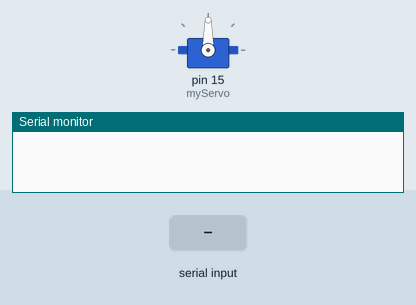
A sketch run on a simulated Arduino Uno, built with avr-gcc and run on an emulated ATmega328P. On the bench: servo, the last lines printed to the serial monitor. The test bench sets the inputs (shaded band).

Above: at 1.2 s.
1.3 s: "SERVO\n" received over Serial
At 2.2 s:
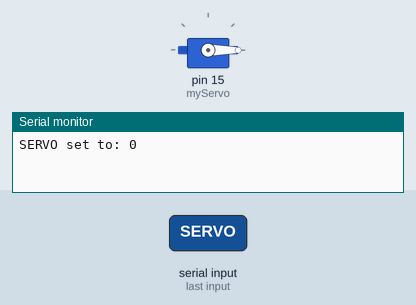
2.8 s: "SERVO,45\n" received over Serial
At 3.4 s:
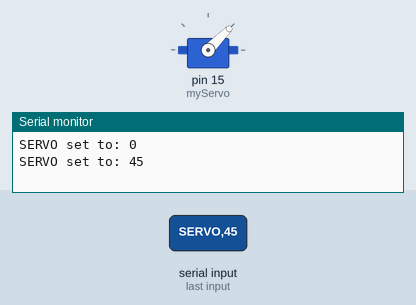
4.3 s: "SERVO90\n" received over Serial
At 5.7 s:
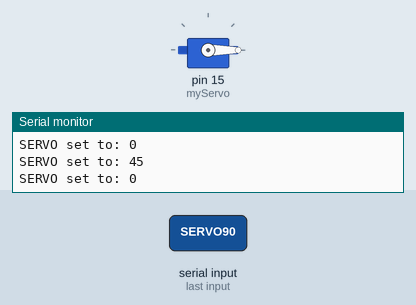
Timing chart, 0 to 7.3 s (numbered marks = the images above; inputs shaded):
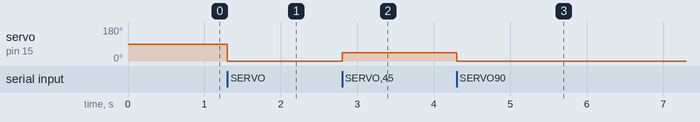

Measured:
- after the input at 1.3 s, servo on pin 15 (myServo): 90° → 0° at once
- after the input at 2.8 s, servo on pin 15 (myServo): 0° → 45° at once
- after the input at 4.3 s, servo on pin 15 (myServo): 45° → 0° at once

The sketch:

pico_196.ino
```cpp
// snippet: pico_196
// tags: pico, rp2040, raspberry-pi, servo
// boards: rp2040
// library: Servo
// description: RPi Pico: drive servo on pin 15 via Servo library
// prompts: servo Pico, control servo RP2040, servo Raspberry Pi Pico, sweep servo Pico, servo motor Pi Pico, Servo library RP2040
// verified: compile-only
// source: kd-generated (id 196)
// exact-include: Servo.h

#include <Servo.h>

Servo myServo;
int currentAngle = 90;

void setup() {
  Serial.begin(115200);
  // Pin 15 — on RP2040 all GPIO pins are safe for servo PWM.
  // Avoid pin 0/1 on AVR/megaavr (hardware Serial RX/TX conflict).
  myServo.attach(15);
  myServo.write(currentAngle);
}

void loop() {
  if (Serial.available() > 0) {
    String cmd = Serial.readStringUntil('\n');
    cmd.trim();
    if (cmd.startsWith("SERVO")) {
      int angle = cmd.substring(6).toInt();
      if (angle >= 0 && angle <= 180) {
        myServo.write(angle);
        currentAngle = angle;
        Serial.print("SERVO set to: "); Serial.println(angle);
      } else {
        Serial.println("Invalid angle. Use 0-180.");
      }
    }
  }
}
```
